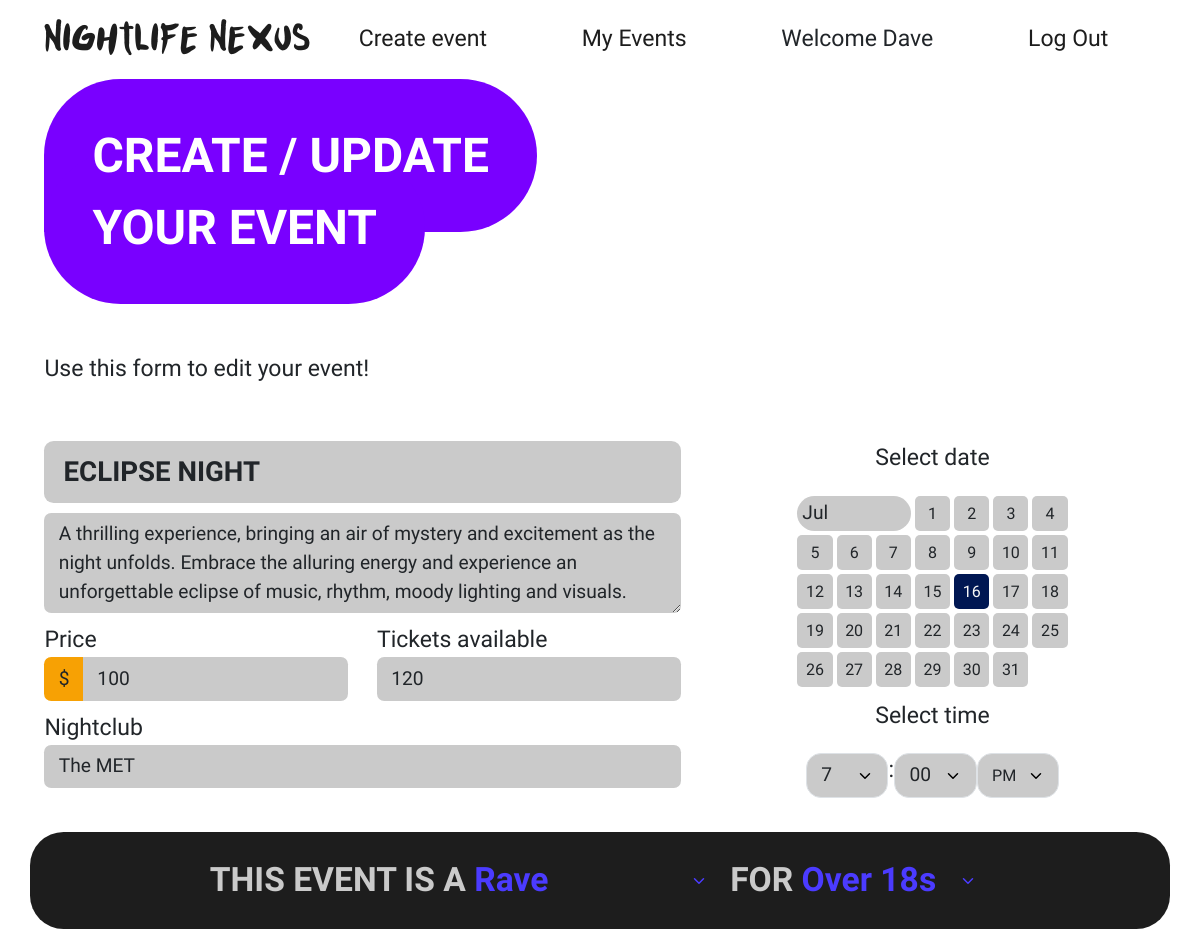
Before: /events/3/edit (signed in, upper part) with the older database file.
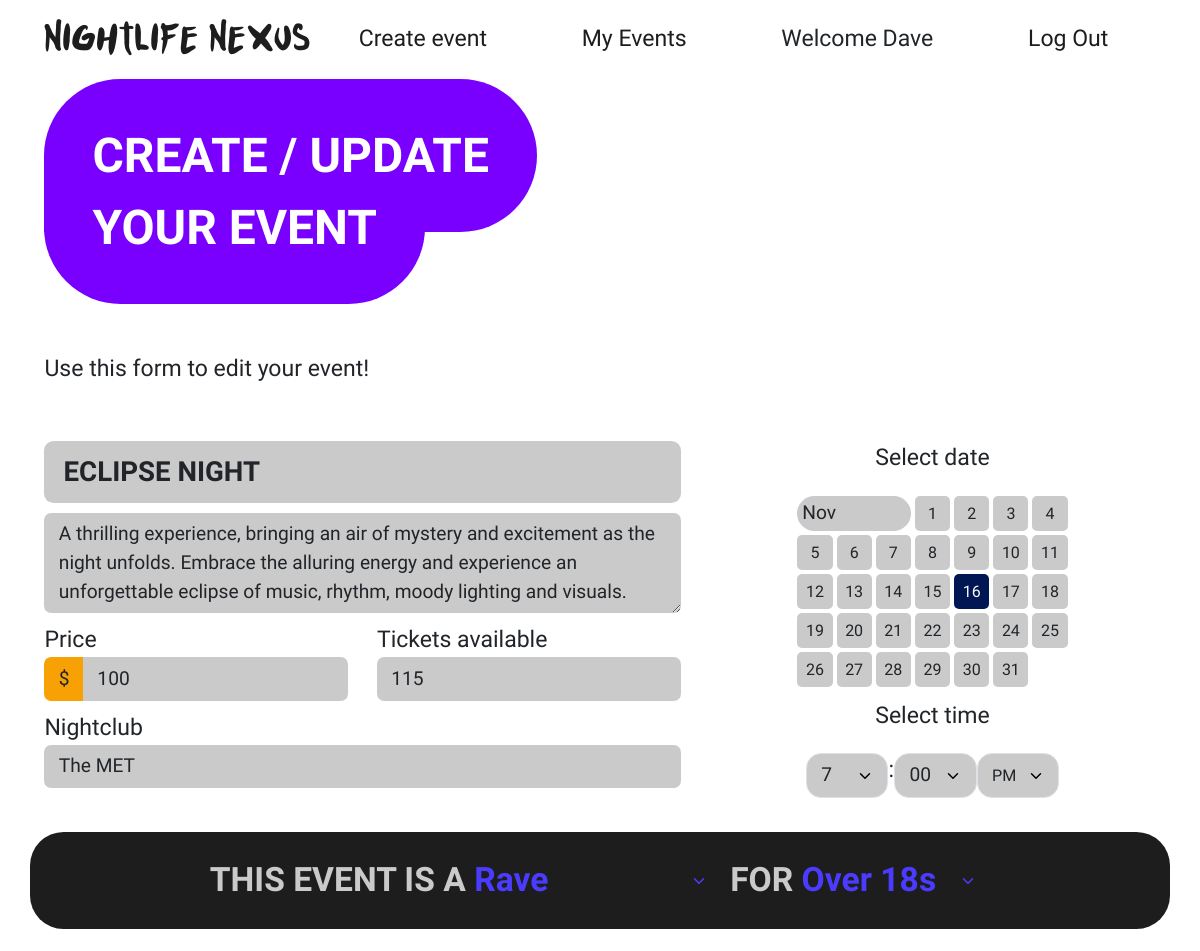
After: the same page with the newer database file.
### website/models.py (models this page shows)
class Events(db.Model):
    __tablename__ = 'events'
    id = db.Column(db.Integer, primary_key=True)
    title = db.Column(db.String(50), nullable=False)
    desc = db.Column(db.String(200), nullable=False)
    image = db.Column(db.String(100), nullable=False)  # Store the image file path
    date = db.Column(db.Integer, nullable=False)       # Store the selected date of the event
    month = db.Column(db.String(3), nullable=False)    # Store the selected month ('Jan', 'Feb')
    nightclub = db.Column(db.String(50), nullable=False)
    event_type = db.Column(db.String(50), nullable=False)
    age_range = db.Column(db.String(50), nullable=False)
    user_id = db.Column(db.Integer, db.ForeignKey('users.id'))
    time = db.Column(db.String(7), nullable=False)
    price = db.Column(db.Float(2), nullable=False)
    tickets = db.Column(db.Integer, nullable=False)

### website/events.py (the view, shortened to what this page needs)
@event_bp.route('/<id>/edit', methods=['GET','POST'])
@login_required
def edit(id):
  action = url_for('events.edit', id=id)
  event = db.session.query(Events).filter(Events.id == id).first()
  if event.user_id != current_user.id:
     flash('Error: Logged in user is not the creator for this event')
     return redirect(url_for('events.show', id=id))
  else:
    setattr(event, 'hour', event.time[:-5])
    setattr(event, 'minute', event.time[-4:-2])
    setattr(event, 'ampm', event.time[-2:])
    edit = CreateEventForm(request.form, obj=event)
    image = event.image[12:]
    edit.populate_obj(event)
  return render_template('events/create.html', form=edit, image=image, action=action)

### website/__init__.py (called while the page is built)
def create_app():
    app = Flask(__name__)  # This is the name of the module/package that is calling this app
    app.debug = True
    app.secret_key = 'somesecretkey'
    app.config['SQLALCHEMY_DATABASE_URI'] = 'sqlite:///event_booking.db'  # Use one database
    app.config['SQLALCHEMY_TRACK_MODIFICATIONS'] = False  # To suppress SQLAlchemy warning
    db.init_app(app)
    Bootstrap5(app)
    login_manager = LoginManager()
    login_manager.login_view = 'auth.login'
    login_manager.init_app(app)
    from .models import User
    @login_manager.user_loader
    def load_user(user_id):
        return db.session.scalar(db.select(User).where(User.id == user_id))
    from . import views
    app.register_blueprint(views.main_bp)
    from . import events
    app.register_blueprint(events.event_bp)
    from . import auth
    app.register_blueprint(auth.auth_bp)
    return app

### website/templates/events/create.html (shortened to what this page needs)
{% extends 'base.html' %}
{% block content %}
        <div class="container create">
            <form action="{{ action }}" method="POST" enctype="multipart/form-data">
                <div class="row">
                    <div class="col-md-7">
                        <h1 class="header-h1">Create / Update</h1>
                        <h1 class="header-h1">Your event</h1>
                        <p>Use this form to {% if image %}edit{% else %}create{% endif %} your event!</p>
                    </div>
                </div>
                <br>
                <div class="row">
                    <div class="col-md-7 d-flex flex-column">
                        {{ form.title(class="form-control form-control-lg", placeholder="Event title") }}
                        {{ form.desc(class="form-control flex-fill", placeholder="Description...") }}
                        <div class="row">
                            <div class="col-md-6">
                                <label for="price">Price</label>
                                <div class="input-group">
                                    <span class="input-group-text">$</span>
                                    {{ form.price(class="form-control", placeholder="Amount", step="0.01", min=0) }}
                                </div>
                            </div>
                            <div class="col-md-6">
                                <label for="tickets">Tickets available</label>
                                {{ form.tickets(class="form-control", placeholder="Amount", min=0)}}
                            </div>
                        </div>
                        <label for="nightclub">Nightclub</label>
                        {{ form.nightclub(class="form-control") }}
                    </div>
                    <div class="col-md-5 d-flex flex-column align-items-center">
                        <p>Select date</p>
                        <table class="calendar btn-group" role="group">
                            <tr>
                                <td colspan="3">
                                    {{ form.month(class="form-select") }}
                                </td>
                                {% for subfield in form.date %}
                                    <td>
                                        {{ subfield }}{{ subfield.label }}
                                    </td>
                                    {% if loop.index0 % 7 == 3 %}
                                        </tr><tr>
                                    {% elif loop.last %}
                                        </tr>
                                    {% endif %}
                                {% endfor %}
                        </table>
                        <p>Select time</p>
                        <div class="d-flex datetime">
                            {{ form.hour(class="form-select") }}
                            <span>:</span>
                            {{ form.minute(class="form-select") }}
                            {{ form.ampm(class="form-select", id="time-format") }}
                        </div>
                    </div>
                </div>
                <div class="row">
                    <h3 class="filter">This event is a
                        {{ form.event_type(class="form-select") }}
                        for
                        {{ form.age_range(class="form-select")}}
                    </h3>
                </div>
            </form>
        </div>
{% endblock %}

Changed rows visible on the page:
changed Events "Eclipse Night": tickets "120" → "115"; month "Jul" → "Nov"
